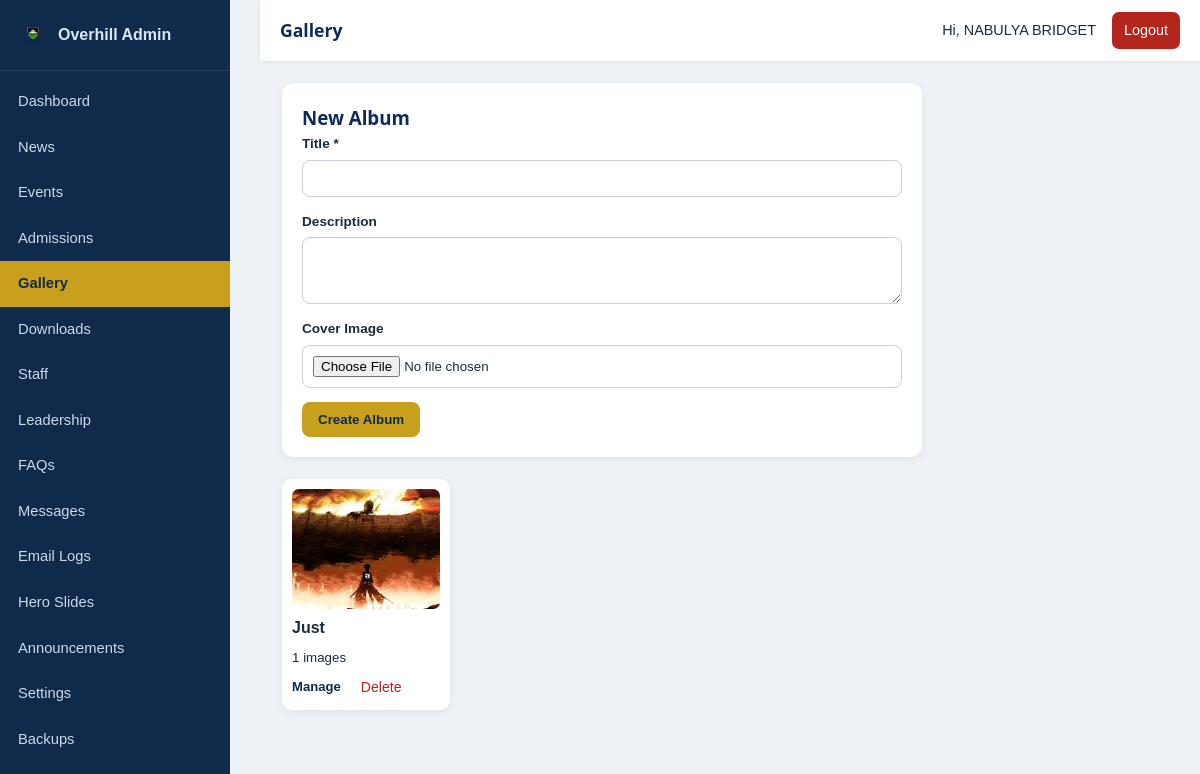
Screenshot of /admin/gallery.php (signed in) with the database file from the repository.
### tables this page shows
CREATE TABLE IF NOT EXISTS gallery_albums (
  id INT AUTO_INCREMENT PRIMARY KEY,
  title VARCHAR(200) NOT NULL,
  slug VARCHAR(220) NOT NULL UNIQUE,
  description TEXT NULL,
  cover_image VARCHAR(255) NULL,
  created_at TIMESTAMP DEFAULT CURRENT_TIMESTAMP,
  updated_at TIMESTAMP DEFAULT CURRENT_TIMESTAMP ON UPDATE CURRENT_TIMESTAMP
);

### includes/functions.php (called while the page is built, shortened)
<?php
function e(?string $value): string
{
    return htmlspecialchars((string)$value, ENT_QUOTES, 'UTF-8');
}

### admin/gallery.php (the view, shortened to what this page needs)
<?php
$pdo = db();
$viewAlbum = isset($_GET['album']) ? (int)$_GET['album'] : 0;
$pageTitle='Gallery'; include __DIR__.'/includes/header.php';
?>
<?php if($viewAlbum):
  $al=$pdo->prepare('SELECT * FROM gallery_albums WHERE id=?'); $al->execute([$viewAlbum]); $album=$al->fetch();
  if(!$album){echo '<p>Album not found.</p>'; include __DIR__.'/includes/footer.php'; exit;}
  $imgs=$pdo->prepare('SELECT * FROM gallery_images WHERE album_id=? ORDER BY id DESC'); $imgs->execute([$viewAlbum]); $images=$imgs->fetchAll();
?>
  <a class="btn-ghost" href="gallery.php">&larr; All albums</a>
  <h3><?=e($album['title'])?></h3>
  <form class="resource-form" method="post" enctype="multipart/form-data">
    <?=csrf_field()?><input type="hidden" name="_action" value="upload_image"><input type="hidden" name="album_id" value="<?=$viewAlbum?>">
    <div class="form-field"><label>Add Image *</label><input type="file" name="image" accept="image/*" required></div>
    <div class="form-field"><label>Caption</label><input type="text" name="caption"></div>
    <button class="btn-primary">Upload Image</button>
  </form>
  <div class="gallery-grid">
    <?php foreach($images as $im):?>
      <div class="gallery-item">
        <img src="../<?=e(ltrim($im['image'],'/'))?>" alt="<?=e($im['caption'])?>">
        <form method="post" onsubmit="return confirm('Delete image?');">
          <?=csrf_field()?><input type="hidden" name="_action" value="delete_image"><input type="hidden" name="id" value="<?=(int)$im['id']?>"><input type="hidden" name="album_id" value="<?=$viewAlbum?>">
          <button class="link-danger">Delete</button>
        </form>
      </div>
    <?php endforeach;?>
    <?php if(!$images):?><p class="empty">No images yet.</p><?php endif;?>
  </div>
<?php else:
  $albums=$pdo->query('SELECT a.*,(SELECT COUNT(*) FROM gallery_images gi WHERE gi.album_id=a.id) c FROM gallery_albums a ORDER BY a.created_at DESC')->fetchAll();
?>
  <form class="resource-form" method="post" enctype="multipart/form-data">
    <h3>New Album</h3>
    <div class="form-field"><label>Title *</label><input type="text" name="title" required></div>
    <div class="form-field"><label>Description</label><textarea name="description" rows="3"></textarea></div>
    <div class="form-field"><label>Cover Image</label><input type="file" name="cover_image" accept="image/*"></div>
    <button class="btn-primary">Create Album</button>
  </form>
  <div class="gallery-grid">
    <?php foreach($albums as $al):?>
      <div class="gallery-item">
        <?php if($al['cover_image']):?><img src="../<?=e(ltrim($al['cover_image'],'/'))?>" alt=""><?php endif;?>
        <strong><?=e($al['title'])?></strong>
        <small><?=(int)$al['c']?> images</small>
        <div class="row-actions">
          <a href="gallery.php?album=<?=(int)$al['id']?>">Manage</a>
          <form method="post" onsubmit="return confirm('Delete album and all images?');">
            <button class="link-danger">Delete</button>
          </form>
        </div>
      </div>
    <?php endforeach;?>
  </div>
<?php endif; include __DIR__.'/includes/footer.php'; ?>

### css/admin.css (style rules this page uses)
:root { --navy:#0d2a5c;--navy-dark:#081d42;--navy-light:#16407f;--gold:#f5b324;--gold-dark:#d8990a; --green:#2b8a3e;--red:#e8453c;--sky:#1ba7e0;--ink:#21303f;--muted:#5d6b7a;--line:#e4e8ee; --bg-soft:#f4f7fb;--radius:14px;--shadow:0 12px 32px rgba(13,42,92,.10);--shadow-sm:0 6px 18px rgba(13,42,92,.08); --font-head:'Poppins','Segoe UI',sans-serif;--font-body:'Segoe UI',Roboto,Helvetica,Arial,sans-serif; }
* { box-sizing:border-box;margin:0;padding:0 }
body { font-family:var(--font-body);color:var(--ink);background:var(--bg-soft);line-height:1.6 }
a { text-decoration:none;color:inherit }
h1,h2,h3,h4 { font-family:var(--font-head);color:var(--navy) }
img { max-width:100%;display:block }
.btn-primary { background:var(--gold);color:var(--navy-dark) }
.row-actions a { font-size:.82rem;margin-right:10px;font-weight:600;color:var(--navy) }
.admin-body { margin:0;background:#eef2f7;font-family:Arial,Helvetica,sans-serif;color:#1c2b3a }
.btn-primary { background:#c8a01e;color:#0f2a4a;border:0;padding:10px 16px;border-radius:8px;font-weight:700;cursor:pointer;text-decoration:none;display:inline-block }
.row-actions { display:flex;gap:10px;align-items:center }
.row-actions a { color:#0f2a4a;text-decoration:none }
.link-danger { background:none;border:0;color:#b3261e;cursor:pointer;padding:0;font-size:.88rem }
.resource-form { background:#fff;border-radius:12px;padding:20px;margin-bottom:22px;box-shadow:0 2px 8px rgba(0,0,0,.06);max-width:640px }
.resource-form h3 { margin-top:0 }
.form-field { margin-bottom:14px;display:flex;flex-direction:column }
.form-field label { font-weight:600;font-size:.85rem;margin-bottom:5px }
.form-field input,.form-field textarea,.form-field select { padding:10px;border:1px solid #ccd;border-radius:8px;font-family:inherit }
.gallery-grid { display:grid;grid-template-columns:repeat(auto-fill,minmax(160px,1fr));gap:14px }
.gallery-item { background:#fff;border-radius:10px;padding:10px;box-shadow:0 2px 8px rgba(0,0,0,.06);display:flex;flex-direction:column;gap:6px }
.gallery-item img { width:100%;height:120px;object-fit:cover;border-radius:7px }

### rows the page displays
gallery_albums: cover_image (picture), title "Just", c "1"

### other values shown
$pageTitle "Gallery"
$admin['name'] "NABULYA BRIDGET"
